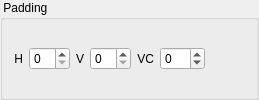
        <widget class="QGroupBox" name="groupbox_arg_padding">
         <property name="title">
          <string> Padding </string>
         </property>
         <layout class="QHBoxLayout" name="horizontalLayout_21">
          <item>
           <widget class="QLabel" name="label_arg_hpadd">
            <property name="text">
             <string>H</string>
            </property>
            <property name="alignment">
             <set>Qt::AlignRight|Qt::AlignTrailing|Qt::AlignVCenter</set>
            </property>
            <property name="buddy">
             <cstring>spinbox_fc_name_hpadd</cstring>
            </property>
           </widget>
          </item>
          <item>
           <widget class="QSpinBox" name="spinbox_arg_hpadd">
            <property name="maximum">
             <number>50</number>
            </property>
           </widget>
          </item>
          <item>
           <widget class="QLabel" name="label_arg_vpadd">
            <property name="text">
             <string>V</string>
            </property>
            <property name="alignment">
             <set>Qt::AlignRight|Qt::AlignTrailing|Qt::AlignVCenter</set>
            </property>
            <property name="buddy">
             <cstring>spinbox_fc_name_vpadd</cstring>
            </property>
           </widget>
          </item>
          <item>
           <widget class="QSpinBox" name="spinbox_arg_vpadd">
            <property name="maximum">
             <number>50</number>
            </property>
           </widget>
          </item>
          <item>
           <widget class="QLabel" name="label_arg_font_vcorrection">
            <property name="text">
             <string>VC</string>
            </property>
            <property name="alignment">
             <set>Qt::AlignRight|Qt::AlignTrailing|Qt::AlignVCenter</set>
            </property>
            <property name="buddy">
             <cstring>spinbox_fc_name_font_vcorrection</cstring>
            </property>
           </widget>
          </item>
          <item>
           <widget class="QSpinBox" name="spinbox_arg_font_vcorrection">
            <property name="minimum">
             <number>-10</number>
            </property>
            <property name="maximum">
             <number>10</number>
            </property>
           </widget>
          </item>
          <item>
           <spacer name="horizontalSpacer_2">
            <property name="orientation">
             <enum>Qt::Horizontal</enum>
            </property>
            <property name="sizeHint" stdset="0">
             <size>
              <width>40</width>
              <height>20</height>
             </size>
            </property>
           </spacer>
          </item>
         </layout>
        </widget>
